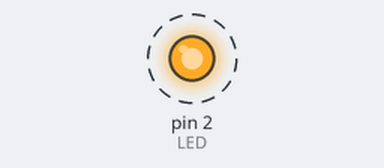
The sketch below on a simulated Arduino Uno, built with avr-gcc and run on an emulated ATmega328P. Parts: output pins drawn as LEDs (lit = HIGH). Dashed ring = blinking. What the sketch prints to the serial monitor is not drawn.

Above: at 0.3 s.
Timing chart, 0 to 3.1 s (numbered marks = the images above):
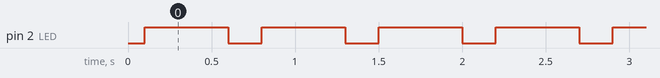

The sketch:

Prueba_UART.ino
```cpp
const int LED = 2;

void setup()
{
  pinMode(LED,OUTPUT);
  Serial.begin(9600);
  delay(100);
  Serial.println("Hi Pico");
  digitalWrite(LED,LOW);
}

void loop()
{
  float numero = 1.30;
  digitalWrite(LED,HIGH);
  Serial.println(numero);
  delay(500);
  digitalWrite(LED,LOW);
  delay(200);
}
```

Measured:
- by itself, pin 2 (LED): alternates HIGH for 0.50 s and LOW for 0.20 s
